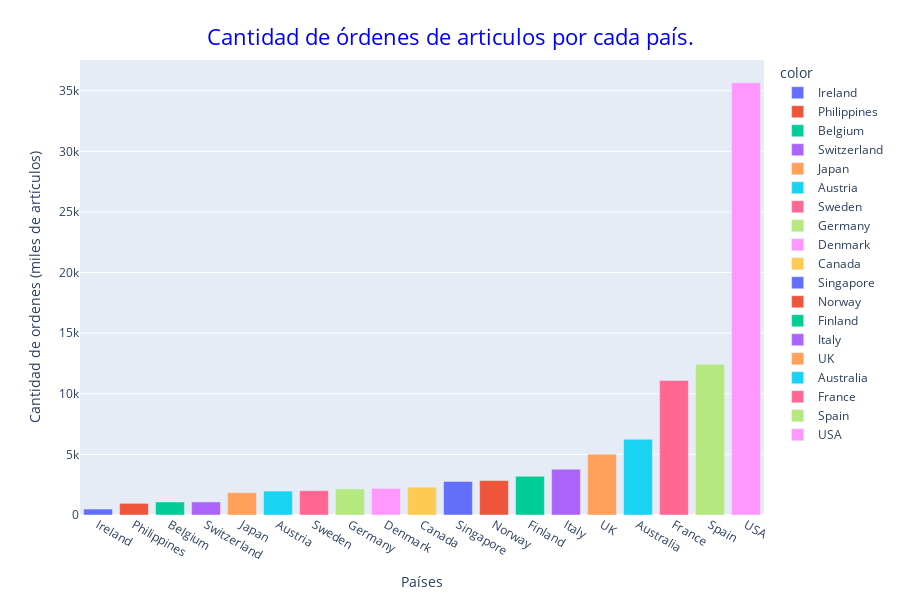

The code cell stored with this chart in its notebook:
### Markdown cell above
**Distribución de la cantidad de órdenes de artículos por cada país**

### Code cell
df_country = sales.groupby('COUNTRY')['QUANTITYORDERED'].sum().sort_values()
# df_producto = sales.groupby('COUNTRY')['QUANTITYORDERED'].sum()
# sns.barplot(df_country, x=df_country.index, y=df_country.values)

fig = plt.Figure(figsize = (12, 6))
fig = px.bar(
            x = df_country.index,
            y = df_country,
            color = df_country.index,
            height = 600,
            labels={
                'x': 'Países',
                'y': 'Cantidad de ordenes (miles de artículos)'
            }
            )
fig.update_layout(
    title={
        'text': 'Cantidad de órdenes de articulos por cada país.',
        # 'y':0.95,
        'x':0.5,
        'xanchor': 'center',
        'yanchor': 'top',
        'font_size':22,
        'font_color':'blue'})
fig.show()

### Figure 1 — Plotly figure (JSON) as saved in the notebook; plotly's stock layout.template omitted (floating-point values rounded to 4 significant figures)
{"data": [{"alignmentgroup": "True", "hovertemplate": "color=Ireland<br>Países=%{x}<br>Cantidad de ordenes (miles de artículos)=%{y}<extra></extra>", "legendgroup": "Ireland", "marker": {"color": "#636efa", "pattern": {"shape": ""}}, "name": "Ireland", "offsetgroup": "Ireland", "orientation": "v", "showlegend": true, "textposition": "auto", "type": "bar", "x": ["Ireland"], "xaxis": "x", "y": [490], "yaxis": "y"}, {"alignmentgroup": "True", "hovertemplate": "color=Philippines<br>Países=%{x}<br>Cantidad de ordenes (miles de artículos)=%{y}<extra></extra>", "legendgroup": "Philippines", "marker": {"color": "#EF553B", "pattern": {"shape": ""}}, "name": "Philippines", "offsetgroup": "Philippines", "orientation": "v", "showlegend": true, "textposition": "auto", "type": "bar", "x": ["Philippines"], "xaxis": "x", "y": [961], "yaxis": "y"}, {"alignmentgroup": "True", "hovertemplate": "color=Belgium<br>Países=%{x}<br>Cantidad de ordenes (miles de artículos)=%{y}<extra></extra>", "legendgroup": "Belgium", "marker": {"color": "#00cc96", "pattern": {"shape": ""}}, "name": "Belgium", "offsetgroup": "Belgium", "orientation": "v", "showlegend": true, "textposition": "auto", "type": "bar", "x": ["Belgium"], "xaxis": "x", "y": [1074], "yaxis": "y"}, {"alignmentgroup": "True", "hovertemplate": "color=Switzerland<br>Países=%{x}<br>Cantidad de ordenes (miles de artículos)=%{y}<extra></extra>", "legendgroup": "Switzerland", "marker": {"color": "#ab63fa", "pattern": {"shape": ""}}, "name": "Switzerland", "offsetgroup": "Switzerland", "orientation": "v", "showlegend": true, "textposition": "auto", "type": "bar", "x": ["Switzerland"], "xaxis": "x", "y": [1078], "yaxis": "y"}, {"alignmentgroup": "True", "hovertemplate": "color=Japan<br>Países=%{x}<br>Cantidad de ordenes (miles de artículos)=%{y}<extra></extra>", "legendgroup": "Japan", "marker": {"color": "#FFA15A", "pattern": {"shape": ""}}, "name": "Japan", "offsetgroup": "Japan", "orientation": "v", "showlegend": true, "textposition": "auto", "type": "bar", "x": ["Japan"], "xaxis": "x", "y": [1842], "yaxis": "y"}, {"alignmentgroup": "True", "hovertemplate": "color=Austria<br>Países=%{x}<br>Cantidad de ordenes (miles de artículos)=%{y}<extra></extra>", "legendgroup": "Austria", "marker": {"color": "#19d3f3", "pattern": {"shape": ""}}, "name": "Austria", "offsetgroup": "Austria", "orientation": "v", "showlegend": true, "textposition": "auto", "type": "bar", "x": ["Austria"], "xaxis": "x", "y": [1974], "yaxis": "y"}, {"alignmentgroup": "True", "hovertemplate": "color=Sweden<br>Países=%{x}<br>Cantidad de ordenes (miles de artículos)=%{y}<extra></extra>", "legendgroup": "Sweden", "marker": {"color": "#FF6692", "pattern": {"shape": ""}}, "name": "Sweden", "offsetgroup": "Sweden", "orientation": "v", "showlegend": true, "textposition": "auto", "type": "bar", "x": ["Sweden"], "xaxis": "x", "y": [2006], "yaxis": "y"}, {"alignmentgroup": "True", "hovertemplate": "color=Germany<br>Países=%{x}<br>Cantidad de ordenes (miles de artículos)=%{y}<extra></extra>", "legendgroup": "Germany", "marker": {"color": "#B6E880", "pattern": {"shape": ""}}, "name": "Germany", "offsetgroup": "Germany", "orientation": "v", "showlegend": true, "textposition": "auto", "type": "bar", "x": ["Germany"], "xaxis": "x", "y": [2148], "yaxis": "y"}, {"alignmentgroup": "True", "hovertemplate": "color=Denmark<br>Países=%{x}<br>Cantidad de ordenes (miles de artículos)=%{y}<extra></extra>", "legendgroup": "Denmark", "marker": {"color": "#FF97FF", "pattern": {"shape": ""}}, "name": "Denmark", "offsetgroup": "Denmark", "orientation": "v", "showlegend": true, "textposition": "auto", "type": "bar", "x": ["Denmark"], "xaxis": "x", "y": [2197], "yaxis": "y"}, {"alignmentgroup": "True", "hovertemplate": "color=Canada<br>Países=%{x}<br>Cantidad de ordenes (miles de artículos)=%{y}<extra></extra>", "legendgroup": "Canada", "marker": {"color": "#FECB52", "pattern": {"shape": ""}}, "name": "Canada", "offsetgroup": "Canada", "orientation": "v", "showlegend": true, "textposition": "auto", "type": "bar", "x": ["Canada"], "xaxis": "x", "y": [2293], "yaxis": "y"}, {"alignmentgroup": "True", "hovertemplate": "color=Singapore<br>Países=%{x}<br>Cantidad de ordenes (miles de artículos)=%{y}<extra></extra>", "legendgroup": "Singapore", "marker": {"color": "#636efa", "pattern": {"shape": ""}}, "name": "Singapore", "offsetgroup": "Singapore", "orientation": "v", "showlegend": true, "textposition": "auto", "type": "bar", "x": ["Singapore"], "xaxis": "x", "y": [2760], "yaxis": "y"}, {"alignmentgroup": "True", "hovertemplate": "color=Norway<br>Países=%{x}<br>Cantidad de ordenes (miles de artículos)=%{y}<extra></extra>", "legendgroup": "Norway", "marker": {"color": "#EF553B", "pattern": {"shape": ""}}, "name": "Norway", "offsetgroup": "Norway", "orientation": "v", "showlegend": true, "textposition": "auto", "type": "bar", "x": ["Norway"], "xaxis": "x", "y": [2842], "yaxis": "y"}, {"alignmentgroup": "True", "hovertemplate": "color=Finland<br>Países=%{x}<br>Cantidad de ordenes (miles de artículos)=%{y}<extra></extra>", "legendgroup": "Finland", "marker": {"color": "#00cc96", "pattern": {"shape": ""}}, "name": "Finland", "offsetgroup": "Finland", "orientation": "v", "showlegend": true, "textposition": "auto", "type": "bar", "x": ["Finland"], "xaxis": "x", "y": [3192], "yaxis": "y"}, {"alignmentgroup": "True", "hovertemplate": "color=Italy<br>Países=%{x}<br>Cantidad de ordenes (miles de artículos)=%{y}<extra></extra>", "legendgroup": "Italy", "marker": {"color": "#ab63fa", "pattern": {"shape": ""}}, "name": "Italy", "offsetgroup": "Italy", "orientation": "v", "showlegend": true, "textposition": "auto", "type": "bar", "x": ["Italy"], "xaxis": "x", "y": [3773], "yaxis": "y"}, {"alignmentgroup": "True", "hovertemplate": "color=UK<br>Países=%{x}<br>Cantidad de ordenes (miles de artículos)=%{y}<extra></extra>", "legendgroup": "UK", "marker": {"color": "#FFA15A", "pattern": {"shape": ""}}, "name": "UK", "offsetgroup": "UK", "orientation": "v", "showlegend": true, "textposition": "auto", "type": "bar", "x": ["UK"], "xaxis": "x", "y": [5013], "yaxis": "y"}, {"alignmentgroup": "True", "hovertemplate": "color=Australia<br>Países=%{x}<br>Cantidad de ordenes (miles de artículos)=%{y}<extra></extra>", "legendgroup": "Australia", "marker": {"color": "#19d3f3", "pattern": {"shape": ""}}, "name": "Australia", "offsetgroup": "Australia", "orientation": "v", "showlegend": true, "textposition": "auto", "type": "bar", "x": ["Australia"], "xaxis": "x", "y": [6246], "yaxis": "y"}, {"alignmentgroup": "True", "hovertemplate": "color=France<br>Países=%{x}<br>Cantidad de ordenes (miles de artículos)=%{y}<extra></extra>", "legendgroup": "France", "marker": {"color": "#FF6692", "pattern": {"shape": ""}}, "name": "France", "offsetgroup": "France", "orientation": "v", "showlegend": true, "textposition": "auto", "type": "bar", "x": ["France"], "xaxis": "x", "y": [11090], "yaxis": "y"}, {"alignmentgroup": "True", "hovertemplate": "color=Spain<br>Países=%{x}<br>Cantidad de ordenes (miles de artículos)=%{y}<extra></extra>", "legendgroup": "Spain", "marker": {"color": "#B6E880", "pattern": {"shape": ""}}, "name": "Spain", "offsetgroup": "Spain", "orientation": "v", "showlegend": true, "textposition": "auto", "type": "bar", "x": ["Spain"], "xaxis": "x", "y": [12429], "yaxis": "y"}, {"alignmentgroup": "True", "hovertemplate": "color=USA<br>Países=%{x}<br>Cantidad de ordenes (miles de artículos)=%{y}<extra></extra>", "legendgroup": "USA", "marker": {"color": "#FF97FF", "pattern": {"shape": ""}}, "name": "USA", "offsetgroup": "USA", "orientation": "v", "showlegend": true, "textposition": "auto", "type": "bar", "x": ["USA"], "xaxis": "x", "y": [35659], "yaxis": "y"}], "layout": {"barmode": "relative", "height": 600, "legend": {"title": {"text": "color"}, "tracegroupgap": 0}, "margin": {"t": 60}, "title": {"font": {"color": "blue", "size": 22}, "text": "Cantidad de órdenes de articulos por cada país.", "x": 0.5, "xanchor": "center", "yanchor": "top"}, "xaxis": {"anchor": "y", "domain": [0, 1], "title": {"text": "Países"}}, "yaxis": {"anchor": "x", "domain": [0, 1], "title": {"text": "Cantidad de ordenes (miles de artículos)"}}}}
